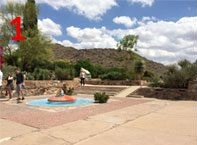
#> input picture 1.jpg, 197 x 145 px
$ python driver_image_stithing.py
#> lines starting #> are read from the running program, lines starting #| are printed output that depends on the picture
import cv2

image_paths = ['1.jpg', '2.jpg', '3.jpg']
imgs = []

for path in image_paths:
    img = cv2.imread(path)
#> img is the input picture: shape (145, 197, 3); mean B, G, R 139, 150.9, 161.5
    # Optional: Resize the image if needed
    # You can specify the new dimensions like this:
    # img = cv2.resize(img, (new_width, new_height))
    imgs.append(img)

# Showing the original pictures
cv2.imshow('1', imgs[0])
cv2.imshow('2', imgs[1])
cv2.imshow('3', imgs[2])

stitcher = cv2.createStitcher() if hasattr(cv2, 'createStitcher') else cv2.Stitcher_create()

(status, output) = stitcher.stitch(imgs)
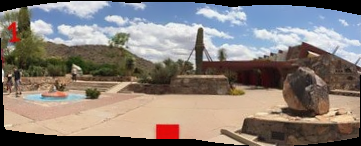
#> output: shape (146, 361, 3); mean of channels 0, 1, 2 120.5, 126.2, 135.5; drawn as B, G, R
#> status = 0

if status == cv2.Stitcher_OK:
    print('Your Panorama is ready!!!')
    # Final output
    cv2.imshow('final result', output)
else:
    print("Stitching ain't successful")

cv2.waitKey(0)
